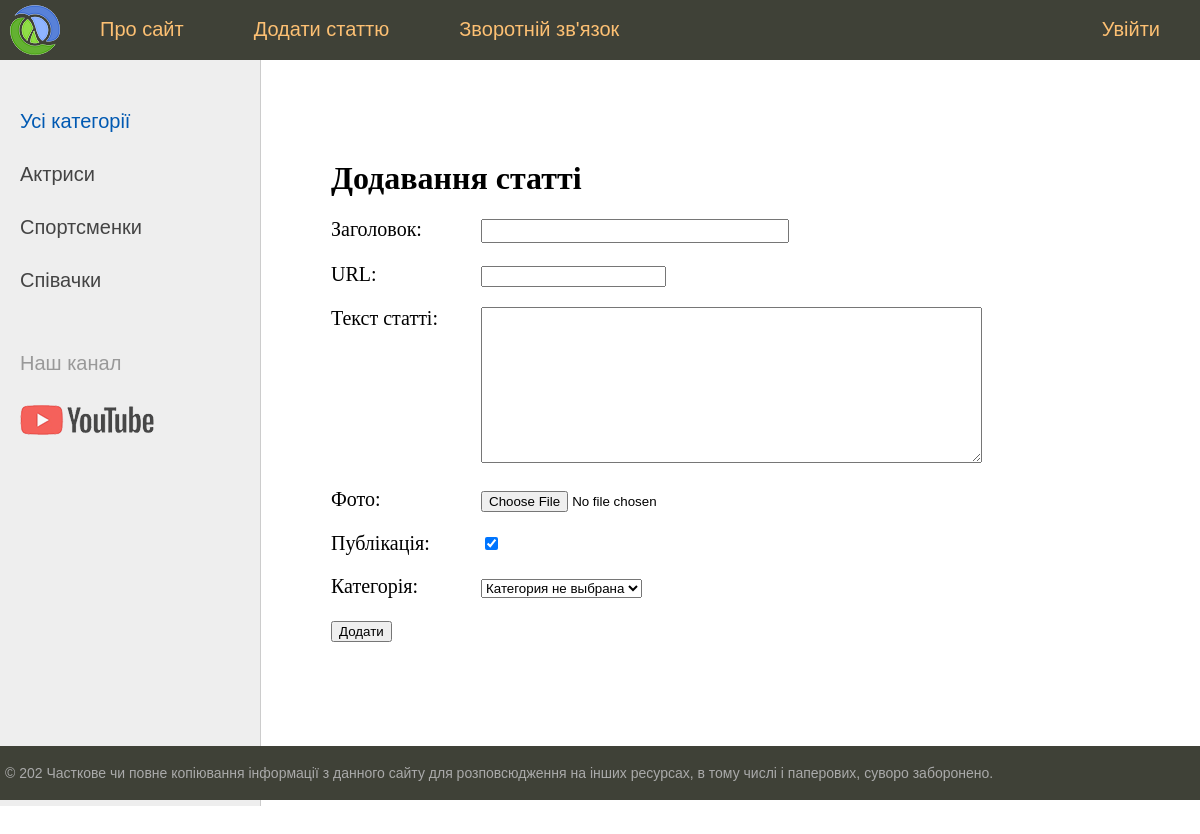
Screenshot of /add_page (signed in) with the database file from the repository.
### women/models.py (models this page shows)
class Category(models.Model):
    name = models.CharField(max_length=100, db_index=True, verbose_name='Категорія')
    slug = models.SlugField(max_length=255, unique=True, db_index=True, null=False, verbose_name="URL")
    def __str__(self):
        return self.name
    def get_absolute_url(self):
        return reverse('category', kwargs={'cat_slug': self.slug})
    class Meta:
        verbose_name = 'Категорія'
        verbose_name_plural = 'Категорії'
        ordering = ['id']

### women/views.py (the view)
# urls.py: path('add_page', AddPage.as_view(), name='add_page'),
class AddPage(LoginRequiredMixin,DataMixin, CreateView):
    form_class = AddPostForm
    template_name = 'women/addpage.html'
    success_url = reverse_lazy('home')
    login_url = reverse_lazy('home')
    raise_exception = True
    def get_context_data(self, *, object_list=None, **kwargs):
        context = super().get_context_data(**kwargs)
        c_def = self.get_user_context(title='Додавання статті')
        context = dict(list(context.items()) + list(c_def.items()))
        return context

### women/forms.py (shortened to what this page needs)
class AddPostForm(forms.ModelForm):
    def __init__(self, *args, **kwargs):
        super().__init__(*args, **kwargs)
        self.fields['cat'].empty_label = "Категория не выбрана"
    class Meta:
        model = Women
        fields = ['title', 'slug', 'content', 'photo', 'is_published', 'cat']
        widgets = {
            'title': forms.TextInput(attrs={'class': 'form-input'}),
            'content': forms.Textarea(attrs={'cols': 60, 'rows': 10}),
        }

### women/utils.py (called while the page is built)
    def get_user_context(self, **kwargs):
        context = kwargs
        cats = Category.objects.annotate(Count('women'))
        user_menu = menu.copy()
        if not self.request.user.is_authenticated:
            user_menu.pop(1)
        context['menu'] = user_menu
        context['cats'] = cats
        if 'cat_selected' not in context:
            context['cat_selected'] = 0
        return context

### women/templates/women/addpage.html (shortened to what this page needs)
{% extends 'women/base.html' %}
{% block content %}
<h1>{{ title }}</h1>
<form action="{% url 'add_page' %}" method="post" enctype="multipart/form-data">
    {% for f in form %}
    <p><label class="form-label" for="{{ f.id_for_label }}">{{f.label}}: </label>{{ f }}</p>
    {% endfor %}
    <button type="submit">Додати</button>
</form>
{% endblock %}

### women/templates/women/base.html (shortened to what this page needs)
{% load static %}
{% load women_tags %}
<!DOCTYPE html>
<html>
<head>
	<link type="text/css" href="{% static 'women/css/styles.css' %}" rel="stylesheet" />
</head>
<body>
<table class="table-page" border=0 cellpadding="0" cellspacing="0">
<tr><td valign=top>
{% block mainmenu %}
		<div class="header">
			<ul id="mainmenu" class="mainmenu">
			<li class="logo"><a href="{% url 'home' %}"><div class="logo"></div></a></li>
{% for m in menu %}
	{% if not forloop.last %}
			<li><a href="{% url m.url_name %}">{{m.title}}</a></li>
	{% else %}
			<li class="last"><a href="{% url m.url_name %}">{{m.title}}</a></li>
	{% endif %}
{% endfor %}
			</ul>
		</div>
{% endblock mainmenu %}
<table class="table-content" border=0 cellpadding="0" cellspacing="0">
<tr>
	<td valign="top" class="left-chapters">
	<ul id="leftchapters">
		{% if cat_selected == 0 %}
			<li class="selected">Усі категорії</li>
		{% else %}
			<li><a href="{% url 'home' %}">Усі категорії</a> </li>
		{% endif %}
		{% for c in cats %}
		{% if c.women__count > 0 %}
			{% if c.pk == cat_selected %}
				<li class="selected">{{c.name}}</li>
			{% else %}
				<li><a href="{{ c.get_absolute_url }}">{{c.name}}</a> </li>
			{% endif %}
		{% endif %}
		{% endfor %}
		<li class="share">
		<p>Наш канал</p>
		<a class="share-yt" href="https://www.youtube.com" target="_blank" rel="nofollow"></a>
		</li>
	</ul>
</td>
<td valign="top" class="content">
	<div class="content-text">
{% block content %}
{% endblock %}
	</div>
</td></tr></table>
</td></tr>
<tr><td valign=top>
	<div id="footer">
		<p>&copy; 202 Часткове чи повне копіювання інформації з данного сайту для розповсюдження на інших ресурсах, в тому числі і паперових, суворо заборонено.</p>
	</div>
</td></tr></table>
</body>
</html>

### women/static/women/css/styles.css (style rules this page uses)
html, body { font-family: 'Arial'; margin: 0; padding: 0; height: 100%; width: 100%; color: #444; }
a { color: #0059b2; text-decoration: none; }
.table-page { width: 100%; height: 100%; vertical-align: top; }
.table-page tr { height: 100%; }
.header { background: #3F4137; height: 60px; }
.logo { background: url('../images/logo.png') no-repeat 10px 5px; width: 70px; height: 60px; }
ul.mainmenu { list-style: none; margin: 0; padding: 0; height: 60px; color: #fdc073; font-size: 20px; overflow: hidden; }
ul.mainmenu li { float: left; margin: 18px 40px 0 30px; }
ul.mainmenu li.logo { margin: 0; }
ul.mainmenu li.last { float: right; }
ul.mainmenu li a { color: #fdc073; text-decoration: none; }
.table-content { width: 100%; min-height: 100%; height: 100%; }
.left-chapters { margin: 0; background: #eee; border-right: 1px solid #ccc; min-height: 100%; }
.left-chapters ul { width: 230px; min-height: 100%; margin: 0; padding: 20px 10px 10px 20px; list-style: none; font-size: 20px; }
.left-chapters ul li { margin: 30px 0 0 0; color: #999; }
.left-chapters ul li.selected { color: #0059b2; }
.left-chapters ul li a { color: #444; text-decoration: none; }
.left-chapters ul li.share { margin: 60px 0 0 0; }
.left-chapters ul li.share p { margin: 30px 0 30px 0; }
.left-chapters ul li.share a { display: inline-block; width: 40px; height: 40px; margin: 0 20px 0 0; }
.left-chapters ul li.share a.share-yt { width: 100%; height: 30px; background: url('../images/share_yt.png') no-repeat 0 0 }
.content { padding: 40px 20px 20px 40px; width: 100%; box-sizing: border-box; }
.content-text { margin: 60px 0 0 30px; color: #000; font-size: 20px; font-family: Yandex Sans Display Light; }
.content-text h1 { font-size: 32px; }
#footer { box-sizing: border-box; background: #3F4137; padding: 5px; color: #aaa; font-size: 14px; font-family: Verdana, Geneva, Arial, Helvetica; text-align: left; overflow: hidden; }
.form-input { width: 300px; font-size: 16px; }
.form-label { display: inline-block; min-width: 150px; vertical-align: top; }

### rows the page displays
Category: name "Актриси"
Category: name "Спортсменки"
Category: name "Співачки"

### other values shown
{{ m.title }} "Про сайт" "Додати статтю" "Зворотній зв'язок"
{{ m.title }} "Увійти"
{{ title }} "Додавання статті"
{{ f.label }} "Заголовок" "URL" "Текст статті" "Фото" "Публікація" "Категорія"
